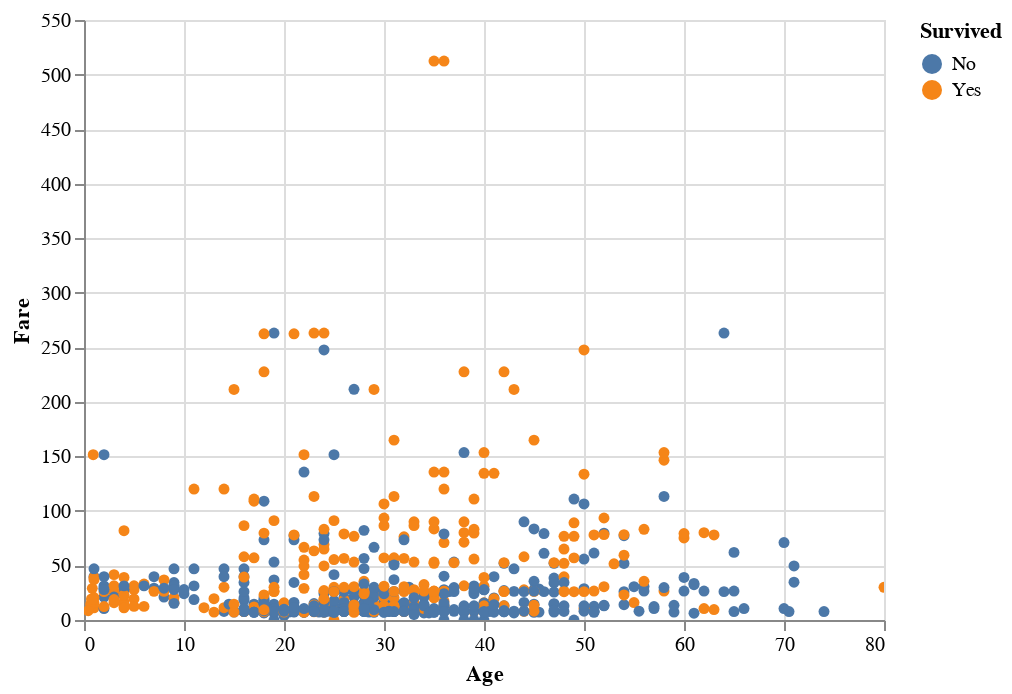

The notebook cell this image was saved under:
### Code cell
alt.Chart(df).mark_circle().encode(
    x='Age',
    y='Fare',
    color='Survived',
    tooltip=['count(Survived)', 'Fare']
).interactive()

### Figure 1 — Vega-Lite specification as saved in the notebook (floating-point values rounded to 4 significant figures; data arrays with more than 128 entries replaced by an {"elided": "..."} marker saying what was removed)
{"config": {"view": {"continuousWidth": 400, "continuousHeight": 300}}, "data": {"name": "data-17b5a9272cdb76617ac540c5321e65cb"}, "mark": "circle", "encoding": {"color": {"field": "Survived", "type": "nominal"}, "tooltip": [{"aggregate": "count", "field": "Survived", "type": "nominal"}, {"field": "Fare", "type": "quantitative"}], "x": {"field": "Age", "type": "quantitative"}, "y": {"field": "Fare", "type": "quantitative"}}, "selection": {"selector002": {"type": "interval", "bind": "scales", "encodings": ["x", "y"]}}, "$schema": "https://vega.github.io/schema/vega-lite/v4.17.0.json", "datasets": {"data-17b5a9272cdb76617ac540c5321e65cb": {"elided": "891 records"}}}
